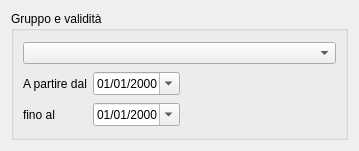
<?xml version="1.0" encoding="UTF-8"?>
<ui version="4.0">
 <class>Dialog</class>
 <widget class="QDialog" name="Dialog">
  <property name="geometry">
   <rect>
    <x>0</x>
    <y>0</y>
    <width>359</width>
    <height>151</height>
   </rect>
  </property>
  <property name="windowTitle">
   <string>Gruppo del soggetto</string>
  </property>
  <layout class="QVBoxLayout" name="verticalLayout">
   <item>
    <widget class="QGroupBox" name="groupBox">
     <property name="title">
      <string>Gruppo e validità</string>
     </property>
     <layout class="QGridLayout" name="gridLayout">
      <item row="0" column="0" colspan="3">
       <widget class="com.axiastudio.pypapi.ui.widgets.PyPaPiComboBox" name="comboBox">
        <property name="column" stdset="0">
         <string>gruppo</string>
        </property>
       </widget>
      </item>
      <item row="1" column="0">
       <widget class="QLabel" name="label">
        <property name="text">
         <string>A partire dal</string>
        </property>
       </widget>
      </item>
      <item row="1" column="1">
       <widget class="com.axiastudio.pypapi.ui.widgets.PyPaPiDateEdit" name="dateEdit">
        <property name="displayFormat">
         <string>dd/MM/yyyy</string>
        </property>
        <property name="calendarPopup">
         <bool>true</bool>
        </property>
        <property name="column" stdset="0">
         <string>datanascita</string>
        </property>
       </widget>
      </item>
      <item row="1" column="2">
       <spacer name="horizontalSpacer">
        <property name="orientation">
         <enum>Qt::Horizontal</enum>
        </property>
        <property name="sizeHint" stdset="0">
         <size>
          <width>56</width>
          <height>20</height>
         </size>
        </property>
       </spacer>
      </item>
      <item row="2" column="0">
       <widget class="QLabel" name="label_2">
        <property name="text">
         <string>fino al</string>
        </property>
       </widget>
      </item>
      <item row="2" column="1">
       <widget class="com.axiastudio.pypapi.ui.widgets.PyPaPiDateEdit" name="dateEdit_2">
        <property name="displayFormat">
         <string>dd/MM/yyyy</string>
        </property>
        <property name="calendarPopup">
         <bool>true</bool>
        </property>
        <property name="column" stdset="0">
         <string>datacessazione</string>
        </property>
       </widget>
      </item>
      <item row="2" column="2">
       <spacer name="horizontalSpacer_2">
        <property name="orientation">
         <enum>Qt::Horizontal</enum>
        </property>
        <property name="sizeHint" stdset="0">
         <size>
          <width>56</width>
          <height>20</height>
         </size>
        </property>
       </spacer>
      </item>
     </layout>
    </widget>
   </item>
  </layout>
 </widget>
 <customwidgets>
  <customwidget>
   <class>com.axiastudio.pypapi.ui.widgets.PyPaPiComboBox</class>
   <extends>QComboBox</extends>
   <header>pypapicombobox.h</header>
  </customwidget>
  <customwidget>
   <class>com.axiastudio.pypapi.ui.widgets.PyPaPiDateEdit</class>
   <extends>QDateEdit</extends>
   <header>pypapidateedit.h</header>
  </customwidget>
 </customwidgets>
 <resources/>
 <connections/>
</ui>
